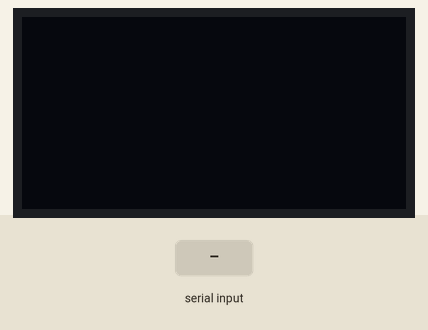
Recording of a sketch running on a simulated Arduino Uno, built with avr-gcc and run on an emulated ATmega328P. Shown: 128×64 one-colour display. The inputs (shaded band) are chosen by the test bench. What the sketch prints to the serial monitor is not drawn.

Above: at 1.2 s.
1.3 s: "<90,45,200>" received over Serial
At 2.3 s:
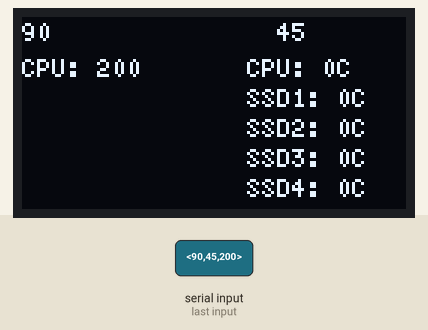
3.1 s: "<90,45,200,10>" received over Serial
At 4.1 s:
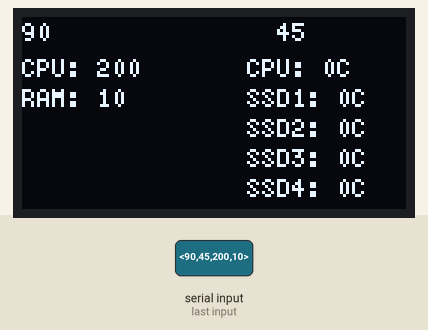
Timing chart, 0 to 6.1 s (numbered marks = the images above; inputs shaded):
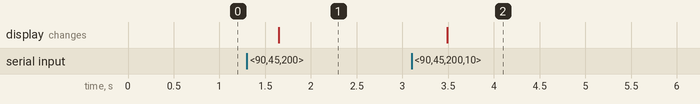

The sketch:

screen_control_v1.0.ino
```cpp
// Example 5 - Receive with start- and end-markers combined with parsing

#include "U8glib.h"
U8GLIB_SH1106_128X64 u8g(U8G_I2C_OPT_NONE);

const byte numChars = 100;
char receivedChars[numChars];
char tempChars[numChars];        // temporary array for use when parsing

      // variables to hold the parsed data
String s1, s2, s3, s4, s5, s6, s7, cpu, ram, rx
, tx, net, cput, d1, d2, d3, d4;
int i1, i2, i3, i4, i5, tssd, m, nbm, cssd = 30;

boolean newData = false;

//============

void setup() {
    Serial.begin(9600);
    Serial.println("This demo expects 3 pieces of data - text, an integer and a floating point value");
    Serial.println("Enter data in this style <HelloWorld, 12, 24.7>  ");
    Serial.println();
}

void draw(void) {
  cpu = "CPU: " + s3;
  ram = "RAM: " + s4;
  rx = "RX: " + s5;
  tx = "TX: " + s6;
  net = "NET: " + s7;
  cput = "CPU: " + String(i1) + "C";
  d1 = "SSD1: " + String(i2) + "C";
  d2 = "SSD2: " + String(i3) + "C";
  d3 = "SSD3: " + String(i4) + "C";
  d4 = "SSD4: " + String(i5) + "C";
  u8g.setFont(u8g_font_5x8);
  u8g.setPrintPos(0, 8);
  u8g.print(s1);
  u8g.setPrintPos(85, 8);
  u8g.print(s2);
  u8g.setFont(u8g_font_5x8);
  u8g.setPrintPos(0, 20);
  u8g.print(cpu);
  u8g.setPrintPos(0, 30);
  u8g.print(ram);
  u8g.setPrintPos(0, 40);
  u8g.print(rx);
  u8g.setPrintPos(0, 50);
  u8g.print(tx);
  u8g.setPrintPos(0, 60);
  u8g.print(net);

  u8g.setPrintPos(75, 20);
  u8g.print(cput);
  u8g.setPrintPos(75, 30);
  u8g.print(d1);
  u8g.setPrintPos(75, 40);
  u8g.print(d2);
  u8g.setPrintPos(75, 50);
  u8g.print(d3);
  u8g.setPrintPos(75, 60);
  u8g.print(d4);
}

//============

void loop() {
    recvWithStartEndMarkers();
    if (newData == true) {
        strcpy(tempChars, receivedChars);
            // this temporary copy is necessary to protect the original data
            //   because strtok() used in parseData() replaces the commas with \0
        parseData();
        showParsedData();
        if(i2 > 0){
          m = m + i2;
          nbm ++;
        }
        if(i3 > 0){
          m = m + i3;
          nbm ++;
        }
        if(i4 > 0){
          m = m + i4;
          nbm ++;
        }
        if(i5 > 0){
          m = m + i5;
          nbm ++;
        }
        tssd = m/nbm;
        nbm = 0;
        m = 0;
        Serial.println(tssd);
        if(tssd > cssd){
          digitalWrite(13, HIGH);
        }
        else{
          digitalWrite(13, LOW);
        }
        newData = false;
    }
}

//============

void recvWithStartEndMarkers() {
    static boolean recvInProgress = false;
    static byte ndx = 0;
    char startMarker = '<';
    char endMarker = '>';
    char rc;

    while (Serial.available() > 0 && newData == false) {
        rc = Serial.read();

        if (recvInProgress == true) {
            if (rc != endMarker) {
                receivedChars[ndx] = rc;
                ndx++;
                if (ndx >= numChars) {
                    ndx = numChars - 1;
                }
            }
            else {
                receivedChars[ndx] = '\0'; // terminate the string
                recvInProgress = false;
                ndx = 0;
                newData = true;
            }
        }

        else if (rc == startMarker) {
            recvInProgress = true;
        }
    }
}

//============

void parseData() {      // split the data into its parts

    char * strtokIndx; // this is used by strtok() as an index

    strtokIndx = strtok(tempChars,",");      // get the first part - the string
    s1 = strtokIndx; // copy it to messageFromPC
    strtokIndx = strtok(NULL,",");      // get the first part - the string
    s2 = strtokIndx; // copy it to messageFromPC
    strtokIndx = strtok(NULL,",");      // get the first part - the string
    s3 = strtokIndx; // copy it to messageFromPC
    strtokIndx = strtok(NULL,",");      // get the first part - the string
    s4 = strtokIndx; // copy it to messageFromPC
    strtokIndx = strtok(NULL,",");      // get the first part - the string
    s5 = strtokIndx; // copy it to messageFromPC
    strtokIndx = strtok(NULL,",");      // get the first part - the string
    s6 = strtokIndx; // copy it to messageFromPC
    strtokIndx = strtok(NULL,",");      // get the first part - the string
    s7 = strtokIndx; // copy it to messageFromPC

    strtokIndx = strtok(NULL, ","); // this continues where the previous call left off
    i1 = atoi(strtokIndx);     // convert this part to an integer
    strtokIndx = strtok(NULL, ","); // this continues where the previous call left off
    i2 = atoi(strtokIndx);     // convert this part to an integer
    strtokIndx = strtok(NULL, ","); // this continues where the previous call left off
    i3 = atoi(strtokIndx);     // convert this part to an integer
    strtokIndx = strtok(NULL, ","); // this continues where the previous call left off
    i4 = atoi(strtokIndx);     // convert this part to an integer
    strtokIndx = strtok(NULL, ","); // this continues where the previous call left off
    i5 = atoi(strtokIndx);     // convert this part to an integer

}

//============

void showParsedData() {
    Serial.print("S1 ");
    Serial.println(s1);
    Serial.print("S2 ");
    Serial.println(s2);
    Serial.print("S3 ");
    Serial.println(s3);
    Serial.print("S4 ");
    Serial.println(s4);
    Serial.print("S5 ");
    Serial.println(s5);
    Serial.print("S6 ");
    Serial.println(s6);
    Serial.print("S7 ");
    Serial.println(s7);
    Serial.print("I1 ");
    Serial.println(i1);
    Serial.print("I2 ");
    Serial.println(i2);
    Serial.print("I3 ");
    Serial.println(i3);
    Serial.print("I4 ");
    Serial.println(i4);
    Serial.print("I5 ");
    Serial.println(i5);
u8g.firstPage();
  do {
    draw();
  } while( u8g.nextPage() );
}
```

Measured:
- after the input at 1.3 s, the display: changes after 0.35 s (image 1)
- after the input at 3.1 s, the display: changes after 0.39 s (image 2)
